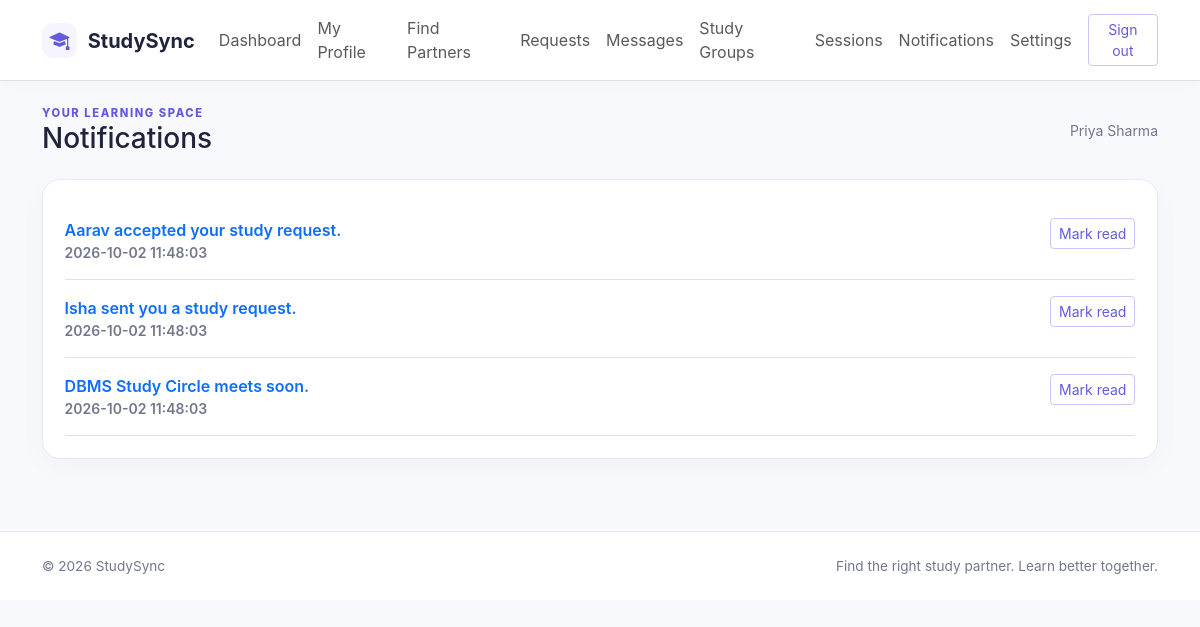
/student/notifications.php (signed in), run on the app's committed database.
### tables this page shows
CREATE TABLE student_profiles(user_id BIGINT UNSIGNED PRIMARY KEY,college VARCHAR(180) NOT NULL DEFAULT '',course VARCHAR(120) NOT NULL DEFAULT '',semester TINYINT UNSIGNED NULL,about TEXT NULL,learning_goals TEXT NULL,study_mode ENUM('Online','Offline','Both') NULL,availability_days VARCHAR(100) NULL,start_time TIME NULL,end_time TIME NULL,languages VARCHAR(180) NULL,avatar VARCHAR(255) NULL,FOREIGN KEY(user_id) REFERENCES users(id) ON DELETE CASCADE);

CREATE TABLE users(id BIGINT UNSIGNED AUTO_INCREMENT PRIMARY KEY,name VARCHAR(120) NOT NULL,email VARCHAR(190) NOT NULL UNIQUE,password VARCHAR(255) NOT NULL,role ENUM('student','admin') NOT NULL DEFAULT 'student',status ENUM('active','inactive') NOT NULL DEFAULT 'active',created_at TIMESTAMP NOT NULL DEFAULT CURRENT_TIMESTAMP,updated_at TIMESTAMP NOT NULL DEFAULT CURRENT_TIMESTAMP ON UPDATE CURRENT_TIMESTAMP,INDEX(role,status));

CREATE TABLE notifications(id BIGINT UNSIGNED AUTO_INCREMENT PRIMARY KEY,user_id BIGINT UNSIGNED NOT NULL,message VARCHAR(255) NOT NULL,link VARCHAR(255) NOT NULL DEFAULT '',is_read TINYINT(1) NOT NULL DEFAULT 0,created_at TIMESTAMP DEFAULT CURRENT_TIMESTAMP,INDEX(user_id,is_read,created_at),FOREIGN KEY(user_id) REFERENCES users(id) ON DELETE CASCADE);

### config/database.php (called while the page is built, shortened)
<?php
function db(): PDO {
    static $pdo;
    if (!$pdo) {
        $pdo = new PDO('mysql:host='.DB_HOST.';dbname='.DB_NAME.';charset=utf8mb4', DB_USER, DB_PASS, [PDO::ATTR_ERRMODE=>PDO::ERRMODE_EXCEPTION, PDO::ATTR_DEFAULT_FETCH_MODE=>PDO::FETCH_ASSOC, PDO::ATTR_EMULATE_PREPARES=>false]);
    }
    return $pdo;
}

### student/notifications.php (the view)
<?php require_once __DIR__.'/../includes/functions.php';$u=require_login();if($_SERVER['REQUEST_METHOD']==='POST'){verify_csrf();db()->prepare('UPDATE notifications SET is_read=1 WHERE id=? AND user_id=?')->execute([(int)($_POST['id']??0),(int)$u['id']]);flash('success','Notification marked as read.');go('notifications.php');}$q=db()->prepare('SELECT * FROM notifications WHERE user_id=? ORDER BY created_at DESC LIMIT 100');$q->execute([(int)$u['id']]);page_start('Notifications'); ?><div class="card"><div class="card-body"><?php foreach($q as $n): ?><div class="d-flex justify-content-between border-bottom py-3 <?= $n['is_read']?'':'fw-semibold' ?>"><div><a class="text-decoration-none" href="<?= e($n['link']?:'#') ?>"><?= e($n['message']) ?></a><div class="small text-secondary"><?= e($n['created_at']) ?></div></div><?php if(!$n['is_read']): ?><form method="post"><input type="hidden" name="csrf" value="<?= e(csrf()) ?>"><input type="hidden" name="id" value="<?= $n['id'] ?>"><button class="btn btn-sm btn-outline-primary">Mark read</button></form><?php endif ?></div><?php endforeach ?><?php if(!$q->rowCount()): ?><div class="empty">You are all caught up.</div><?php endif ?></div></div><?php page_end(); ?>

### includes/functions.php (shortened to what this page needs)
<?php
require_once __DIR__.'/../config/database.php';
function e($v): string { return htmlspecialchars((string)$v, ENT_QUOTES|ENT_SUBSTITUTE, 'UTF-8'); }
function current_user(): ?array { if(empty($_SESSION['uid'])) return null; $q=db()->prepare('SELECT u.id,u.name,u.email,u.role,u.status,p.college,p.course,p.semester,p.avatar FROM users u LEFT JOIN student_profiles p ON p.user_id=u.id WHERE u.id=?'); $q->execute([$_SESSION['uid']]); return $q->fetch() ?: null; }
function page_start(string $title,bool $admin=false): void { $u=current_user(); $flash=$_SESSION['flash']??null;unset($_SESSION['flash']); echo '<!doctype html><html lang="en"><head><meta charset="utf-8"><meta name="viewport" content="width=device-width, initial-scale=1"><title>'.e($title).' · StudySync</title><link href="https://cdn.jsdelivr.net/npm/bootstrap@5.3.3/dist/css/bootstrap.min.css" rel="stylesheet"><link href="https://cdn.jsdelivr.net/npm/bootstrap-icons@1.11.3/font/bootstrap-icons.min.css" rel="stylesheet"><link href="'.(str_contains($_SERVER['PHP_SELF'],'/student/')||str_contains($_SERVER['PHP_SELF'],'/admin/')?'../':'').'assets/css/style.css" rel="stylesheet"></head><body><nav class="navbar navbar-expand-lg bg-white border-bottom sticky-top"><div class="container"><a class="navbar-brand fw-bold" href="'.(str_contains($_SERVER['PHP_SELF'],'/student/')?'dashboard.php':'index.php').'"><span class="brand-icon"><i class="bi bi-mortarboard-fill"></i></span> StudySync</a><button class="navbar-toggler" data-bs-toggle="collapse" data-bs-target="#nav"><span class="navbar-toggler-icon"></span></button><div id="nav" class="collapse navbar-collapse"><div class="navbar-nav ms-auto align-items-lg-center">'; if($u){$base=$admin?'../admin/':'../student/';$items=$admin?['Dashboard'=>'dashboard.php','Students'=>'students.php','Subjects'=>'catalog.php?type=subject','Skills'=>'catalog.php?type=skill','Groups'=>'groups.php','Reports'=>'reports.php','Feedback'=>'feedback.php']:['Dashboard'=>'dashboard.php','My Profile'=>'profile.php','Find Partners'=>'find-partners.php','Requests'=>'requests.php','Messages'=>'messages.php','Study Groups'=>'groups.php','Sessions'=>'sessions.php','Notifications'=>'notifications.php','Settings'=>'settings.php']; foreach($items as $n=>$url)echo '<a class="nav-link" href="'.$base.$url.'">'.e($n).'</a>';echo '<a class="btn btn-sm btn-outline-primary ms-lg-2" href="'.($admin?'../':'').'logout.php">Sign out</a>'; } else echo '<a class="nav-link" href="'.(str_contains($_SERVER['PHP_SELF'],'about.php')?'../':'').'index.php#how">How it works</a><a class="nav-link" href="'.(str_contains($_SERVER['PHP_SELF'],'about.php')?'about.php':'about.php').'"><span>About</span></a><a class="nav-link" href="'.(str_contains($_SERVER['PHP_SELF'],'about.php')?'../':'').'login.php">Login</a><a class="btn btn-primary ms-lg-2" href="'.(str_contains($_SERVER['PHP_SELF'],'about.php')?'../':'').'register.php">Get started</a>';echo '</div></div></div></nav><main class="container py-4">';if($flash)echo '<div class="alert alert-'.e($flash[0]).' alert-dismissible">'.e($flash[1]).'<button class="btn-close" data-bs-dismiss="alert"></button></div>'; if($u)echo '<div class="d-flex align-items-center justify-content-between mb-4"><div><div class="eyebrow">'.($admin?'ADMIN CONSOLE':'YOUR LEARNING SPACE').'</div><h1 class="h3 mb-0">'.e($title).'</h1></div><div class="small text-secondary">'.e($u['name']).'</div></div>'; }
function page_end(): void { echo '</main><footer class="footer py-4 mt-5"><div class="container d-flex justify-content-between"><span>© '.date('Y').' StudySync</span><span>Find the right study partner. Learn better together.</span></div></footer><script src="https://cdn.jsdelivr.net/npm/bootstrap@5.3.3/dist/js/bootstrap.bundle.min.js"></script><script src="'.(str_contains($_SERVER['PHP_SELF'],'/student/')||str_contains($_SERVER['PHP_SELF'],'/admin/')?'../':'').'assets/js/main.js"></script></body></html>'; }

### assets/css/style.css (style rules this page uses)
:root { --ink:#20233d;--muted:#73778d;--primary:#635bdb;--soft:#f5f5ff;--line:#e8e9f2 }
* { box-sizing:border-box }
body { background:#f8f9fc;color:var(--ink);font-family:Inter,ui-sans-serif,system-ui,-apple-system,"Segoe UI",sans-serif }
.navbar { box-shadow:0 2px 16px #20233d08 }
.navbar-brand { color:var(--ink) }
.brand-icon { display:inline-grid;place-items:center;background:var(--soft);color:var(--primary);width:35px;height:35px;border-radius:11px;margin-right:6px }
.btn-outline-primary { color:var(--primary);border-color:#c9c7f6 }
.card,.panel { border:1px solid var(--line);border-radius:18px;box-shadow:0 8px 28px #20233d08;background:#fff }
.card { overflow:hidden }
.card-body { padding:1.35rem }
.eyebrow { font-size:.7rem;letter-spacing:.14em;color:var(--primary);font-weight:800 }
.text-secondary { color:var(--muted)!important }
.footer { background:#fff;border-top:1px solid var(--line);color:var(--muted);font-size:.85rem }

### data on the page
student_profiles: user_id.name "Priya Sharma"
notifications: message "Aarav accepted your study request.", created_at "2026-10-02 11:48:03"
notifications: message "Isha sent you a study request.", created_at "2026-10-02 11:48:03"
notifications: message "DBMS Study Circle meets soon.", created_at "2026-10-02 11:48:03"

### other printed values
$n "Dashboard"
$n "My Profile"
$n "Find Partners"
$n "Requests"
$n "Messages"
$n "Study Groups"
$n "Sessions"
$n "Notifications"
$n "Settings"
$title "Notifications"
